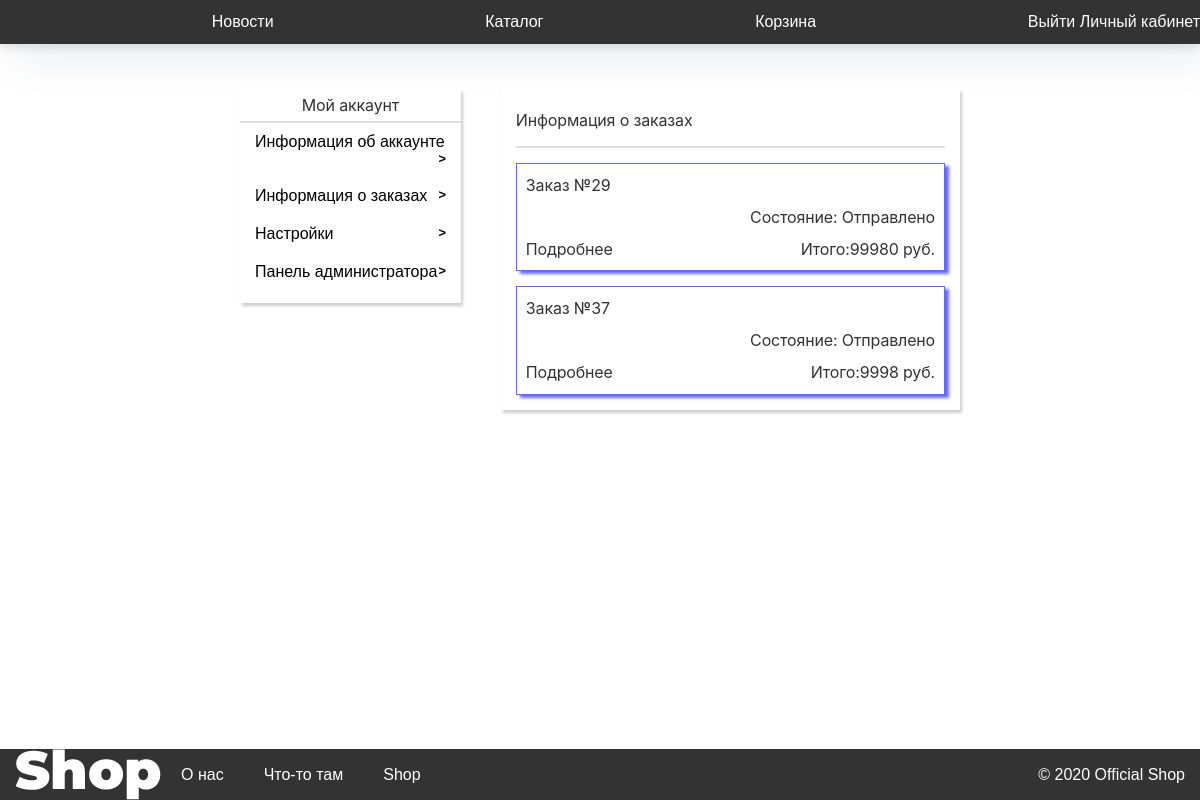
The page /cabinet/orders/ (signed in) on the database as committed earlier.
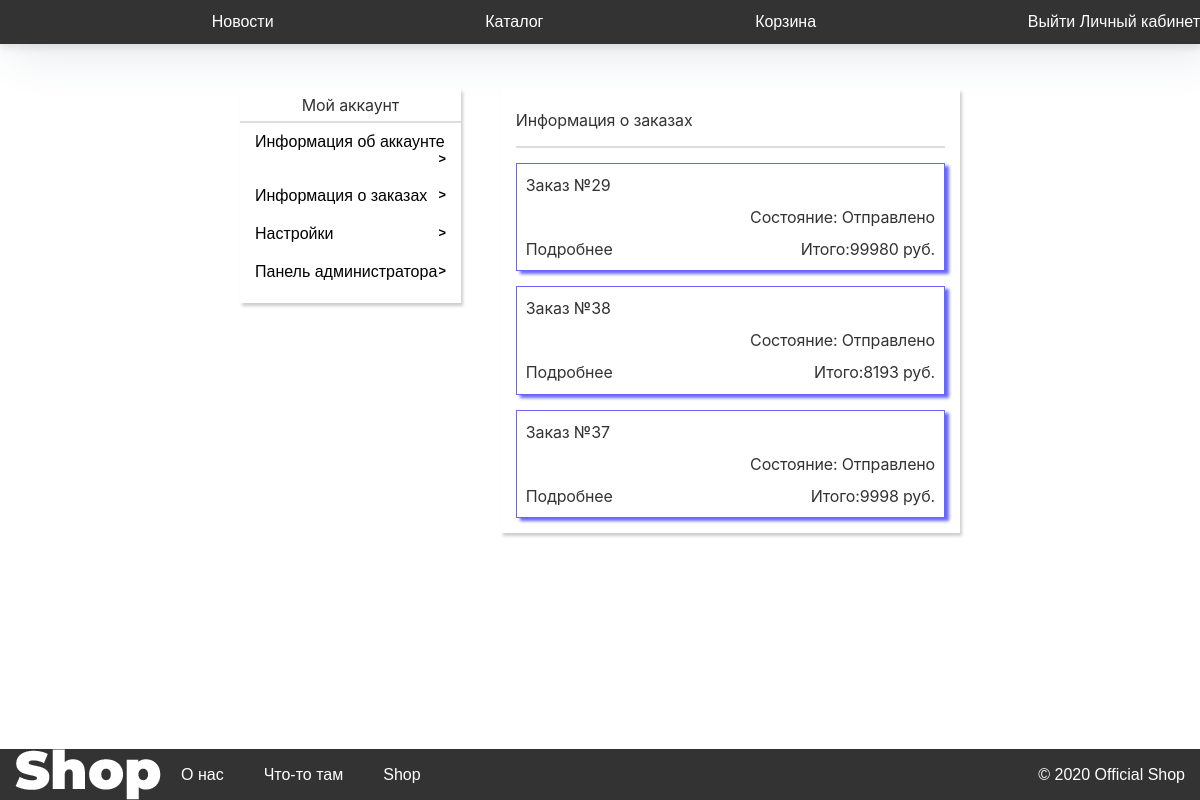
The same page on the database as committed later.
### Cabinet/models.py (models this page shows, shortened)
class Orders(models.Model):
    userName =  models.TextField()
    goodId  =   models.IntegerField()
    count = models.IntegerField()
    result = models.IntegerField(default = 0)
    numberOfOrder = models.TextField()
    status = models.TextField(default = "Отправлено")

### Cabinet/views.py (the view)
# urls.py: path('orders/', views.cabinet_orders, name="cabinet_orders"),
def cabinet_orders(request):
    try:
        orders = Orders.objects.filter(userName = request.session["user"]).order_by('-id')
    except Exception as e:
        return HttpResponseRedirect("/main")
    alreadyOrders = []
    allNumOfOrders = set()
    for i in orders:
        allNumOfOrders.add(i.numberOfOrder)
    for i in allNumOfOrders:
        order = {}
        goods = []
        orders = Orders.objects.filter(numberOfOrder = i).order_by('-id')
        for j in orders:
            order['result'] = j.result
            order['userName'] = j.userName
            AboutGood = About_goods.objects.get(id = j.goodId)
            goods.append({"good" : AboutGood,
                          'count' : j.count,
                          "price": j.count*AboutGood.price})
        order['status'] = j.status
        order['numberOfOrder'] = i
        order['goods'] = goods
        alreadyOrders.append(order)
    dict = {"aunt":True, "orders" : alreadyOrders}
    return checkAunt(request, "ordblock", dict)

### Cabinet/views.py (called while the page is built)
def checkAunt(request, what, dict, admin = 0):
    if request.user.is_authenticated:
        count = calculate_new(request.session["user"])
        newGoods = "" if count == 0 else count
        ID = request.session['id']
        usr = User.objects.get(id = ID)
        dict['admin'] = usr.is_staff
        dict["goodsInBasket"] = newGoods
        if(admin):
            if(dict['admin']):
                return render(request, "CabinetTemp/"+ what +".html", dict)
            else:
                return HttpResponseRedirect("/cabinet")
        return render(request, "CabinetTemp/"+ what +".html", dict)
    return HttpResponseRedirect("/main")

### Main/basket_new_goods.py (called while the page is built)
def calculate_new(userName):
    result = 0
    try:
        goods = Goods_of_user.objects.filter(userName = userName)
        for i in goods:
            if(i.checked == 0):
                result+=1
        return result
    except Exception as e:
        return result

### Registration/templates/CabinetTemp/ordblock.html (shortened to what this page needs)
{%extends "CabinetTemp/cabinet.html"%}
{%block content_in_cabinet%}
        <div class="infoBlock ord">
            <div class="info">
                <div class='blockName'>
                    <h2>Информация о заказах</h2>
                    <hr>
                </div>
                <div class='mainBlock'>
                  {%for i in orders%}
                    <div class="order-block">
                        <div class="order">
                            <div class="orderBox">
                                <p>Заказ №{{i.numberOfOrder}}</p>
                                <div class='status'>
                                    <p>Состояние: {{ i.status }}</p>
                                    <p>Итого:{{ i.result }} руб.</p>
                                </div>
                                <button class='details' onclick='detailBox({{i.numberOfOrder}})'>
                                    <p>Подробнее</p>
                                </button>
                            </div>
                        </div>
                    </div>
                    {%endfor%}
                </div>
            </div>
        </div>
{%endblock%}

Rows that differ between the two databases and show on the page:
added Orders: numberOfOrder "38"
added Orders: status "Отправлено"
Other text that changed with them:
new list line: "Заказ № Состояние: Итого: 8193 руб. Подробнее"
